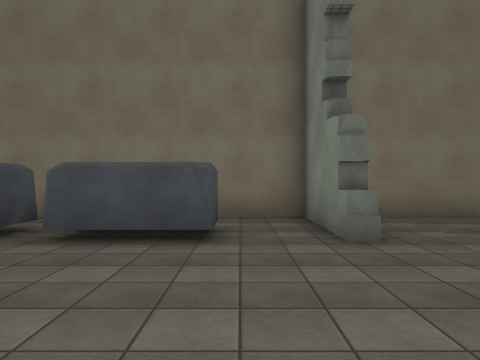
[1] (above)

16 first-person views from a walk through a 3-D level made in the Unity game engine. The camera is 1.5 m above the floor, looks level and sees 70° across. The floor is counted in squares, 2 m on a side. Each view is taken from the middle of a square. On the plan, view 1 faces up. The plan holds only what a view shows up to about 11 squares ahead; the rest is blank. The place goes on beyond the plan. Surface patterns are stand-ins for the level's own textures.

[2]
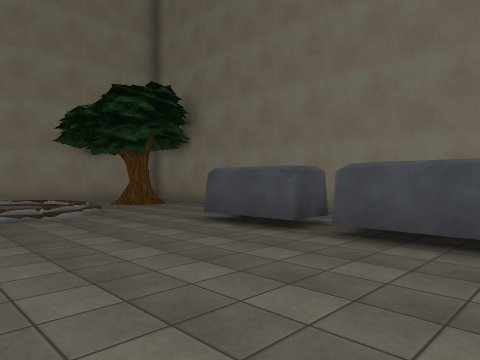

[3]
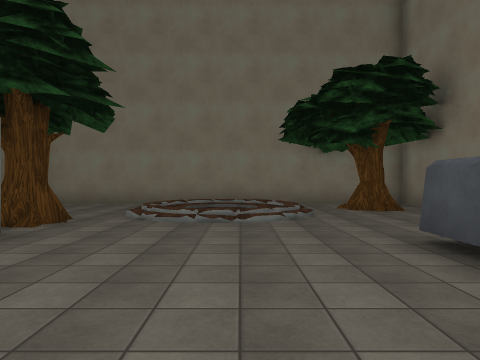

[4]
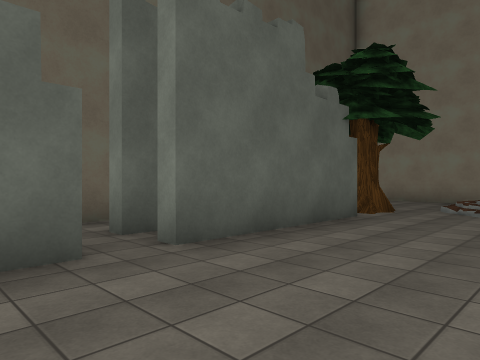

[5]
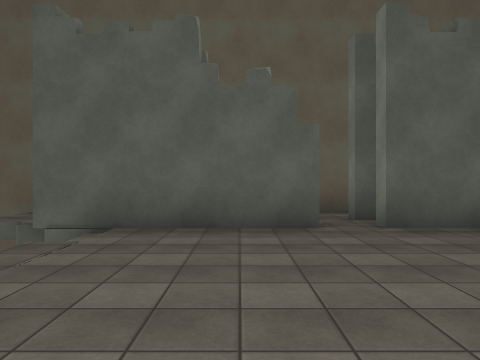

[6]
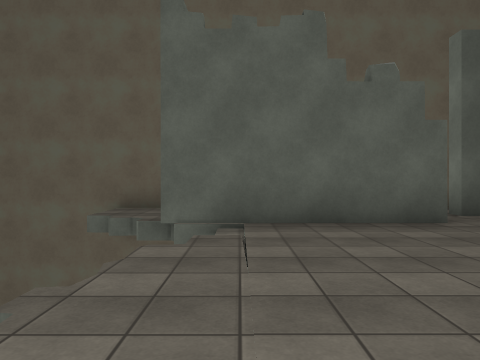

[7]
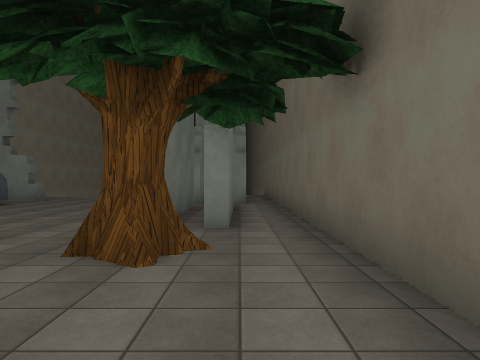

[8]
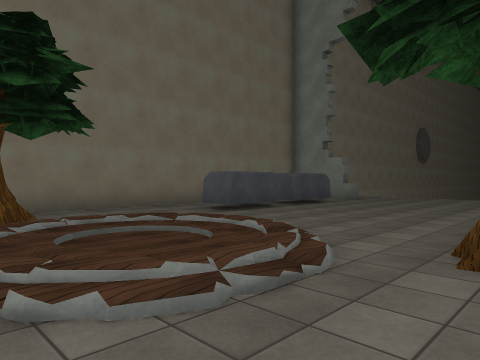

[9]
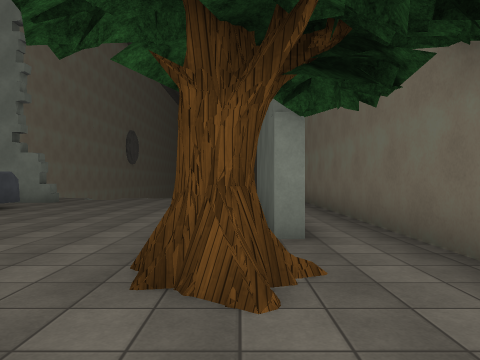

[10]
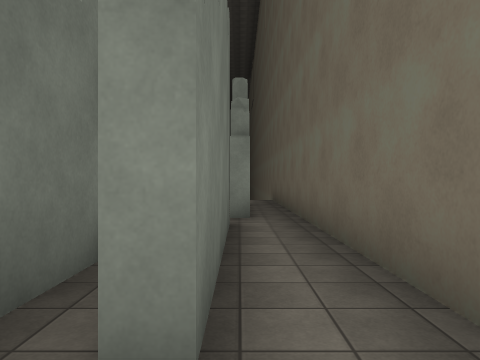

[11]
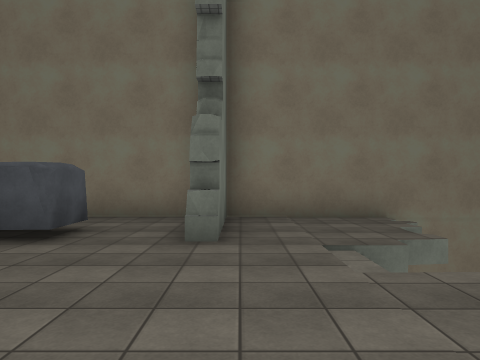

[12]
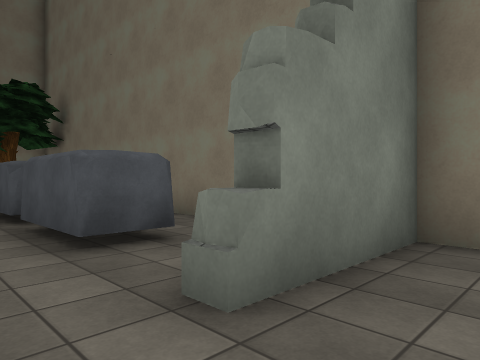

[13]
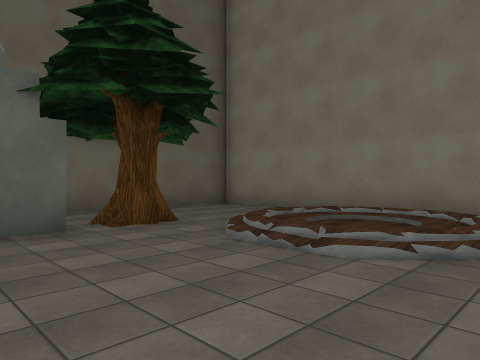

[14]
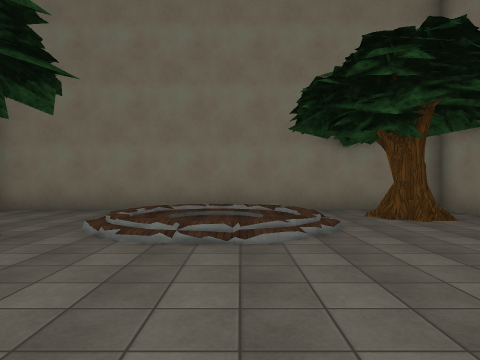

[15]
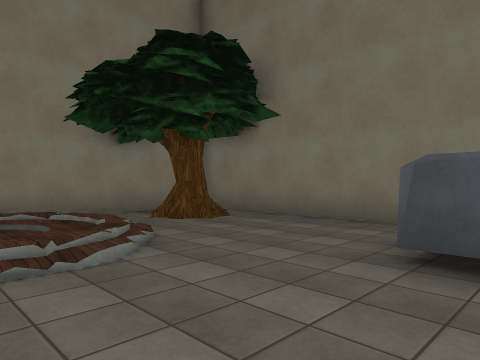

[16]
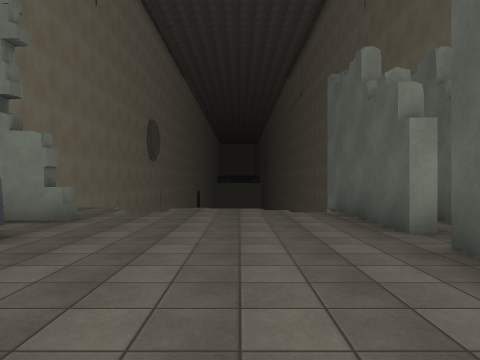

### Floor plan
Key: @ floor where view 1 was taken; # wall or solid block; x gap in a wall; . main floor; : floor 0.25 m higher than the main floor; / step, stairs or slope; v drop or lower ground; O other object.
Columns run from 12 left of view 1 to 8 right of it. Each row starts with its distance up from view 1.
  7 ####################
  6 # O...........#..v
  5 #OO ...OOOOO..#..v
  4 #.  ..........//vv
  3 #.///........../v
  2 #::.//...........
  1 #:////..........v
  0 #.://.......@...v
 -1 #....O.####.####x
 -2 #...OO.####...  .v
 -3 #...........###  .v
 -4 #.................xvv
 -5 ####################

Where each view was taken, in squares from view 1:
view 1: 0 up, 0 right, facing up
view 2: 0 up, 0 right, facing up-left
view 3: 2 up, 1 left, facing left
view 4: 2 up, 1 right, facing down-left
view 5: 4 up, 1 right, facing down
view 6: 4 up, 3 right, facing down
view 7: 3 down, 11 left, facing right
view 8: 2 down, 11 left, facing up-right
view 9: 2 down, 10 left, facing right
view 10: 3 down, 7 left, facing right
view 11: 0 up, 2 right, facing up
view 12: 3 up, 3 right, facing up-left
view 13: 4 up, 4 left, facing down-left
view 14: 2 up, 3 left, facing left
view 15: 1 up, 4 left, facing up-left
view 16: 1 up, 5 left, facing right
